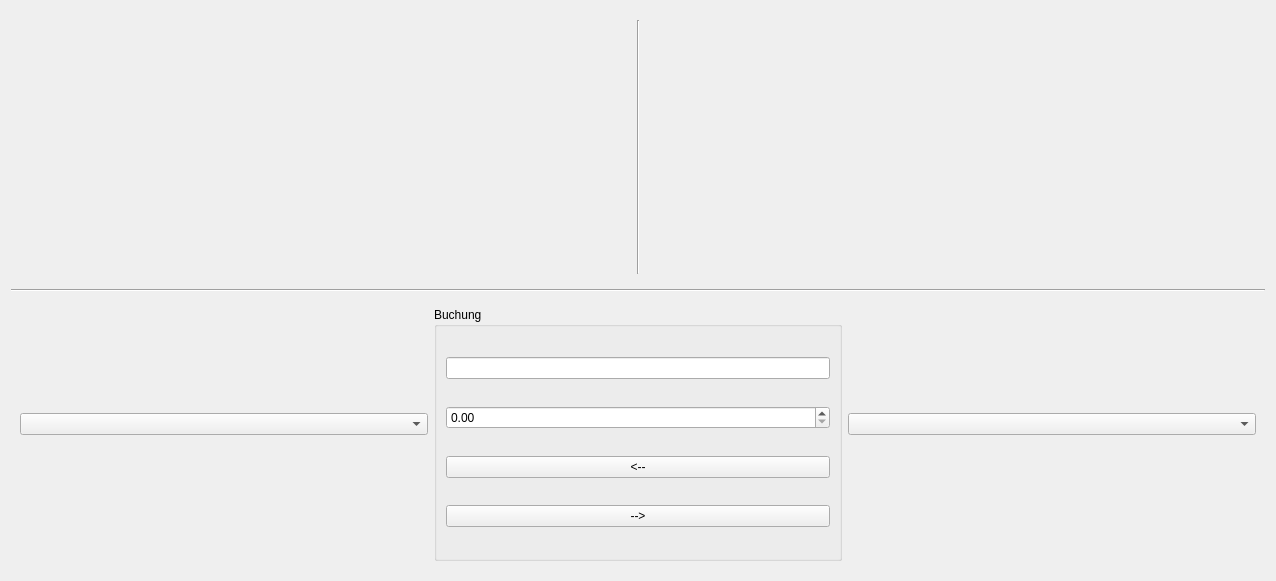
<?xml version="1.0" encoding="UTF-8"?>
<ui version="4.0">
 <class>FT_AccountManager</class>
 <widget class="QWidget" name="FT_AccountManager">
  <property name="geometry">
   <rect>
    <x>0</x>
    <y>0</y>
    <width>1276</width>
    <height>581</height>
   </rect>
  </property>
  <property name="windowTitle">
   <string>Kontomanager</string>
  </property>
  <layout class="QVBoxLayout" name="verticalLayout_4">
   <item>
    <widget class="QWidget" name="widget_2" native="true">
     <layout class="QHBoxLayout" name="horizontalLayout_2">
      <item>
       <widget class="QWidget" name="widget_contentLeft" native="true">
        <layout class="QVBoxLayout" name="verticalLayout"/>
       </widget>
      </item>
      <item>
       <widget class="Line" name="line">
        <property name="orientation">
         <enum>Qt::Vertical</enum>
        </property>
       </widget>
      </item>
      <item>
       <widget class="QWidget" name="widget_contentRight" native="true">
        <layout class="QVBoxLayout" name="verticalLayout_2"/>
       </widget>
      </item>
     </layout>
    </widget>
   </item>
   <item>
    <widget class="Line" name="line_2">
     <property name="orientation">
      <enum>Qt::Horizontal</enum>
     </property>
    </widget>
   </item>
   <item>
    <widget class="QWidget" name="widget" native="true">
     <layout class="QHBoxLayout" name="horizontalLayout">
      <item>
       <layout class="QVBoxLayout" name="verticalLayout_5">
        <item>
         <widget class="QComboBox" name="comboBox_accountLeft"/>
        </item>
        <item>
         <spacer name="horizontalSpacer">
          <property name="orientation">
           <enum>Qt::Horizontal</enum>
          </property>
          <property name="sizeHint" stdset="0">
           <size>
            <width>40</width>
            <height>20</height>
           </size>
          </property>
         </spacer>
        </item>
       </layout>
      </item>
      <item>
       <widget class="QGroupBox" name="groupBox">
        <property name="title">
         <string>Buchung</string>
        </property>
        <layout class="QVBoxLayout" name="verticalLayout_3">
         <item>
          <widget class="QLineEdit" name="lineEdit_ttitle"/>
         </item>
         <item>
          <widget class="QDoubleSpinBox" name="doubleSpinBox_value"/>
         </item>
         <item>
          <widget class="QPushButton" name="pushButton_toLeft">
           <property name="text">
            <string>&lt;--</string>
           </property>
          </widget>
         </item>
         <item>
          <widget class="QPushButton" name="pushButton_toRight">
           <property name="text">
            <string>--&gt;</string>
           </property>
          </widget>
         </item>
        </layout>
       </widget>
      </item>
      <item>
       <layout class="QVBoxLayout" name="verticalLayout_6">
        <item>
         <widget class="QComboBox" name="comboBox_accountRight"/>
        </item>
        <item>
         <spacer name="horizontalSpacer_2">
          <property name="orientation">
           <enum>Qt::Horizontal</enum>
          </property>
          <property name="sizeHint" stdset="0">
           <size>
            <width>40</width>
            <height>20</height>
           </size>
          </property>
         </spacer>
        </item>
       </layout>
      </item>
     </layout>
    </widget>
   </item>
  </layout>
 </widget>
 <resources/>
 <connections/>
</ui>
